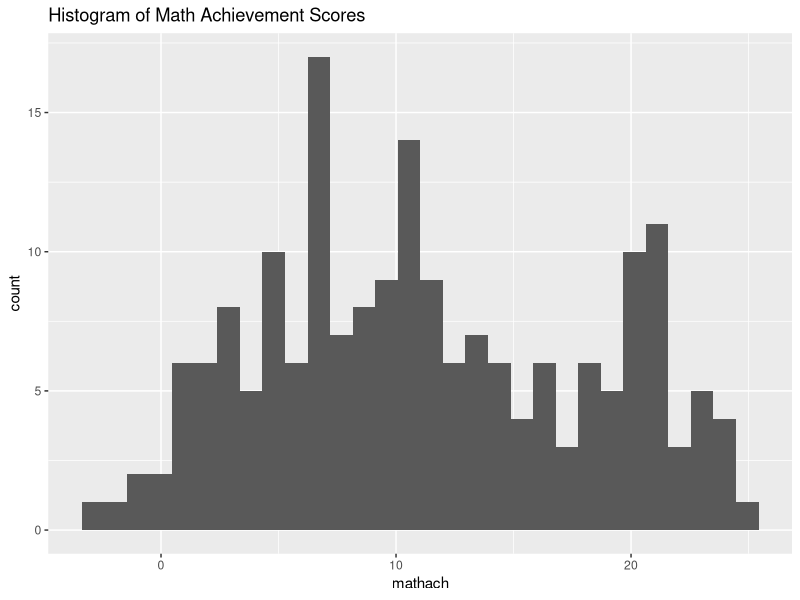
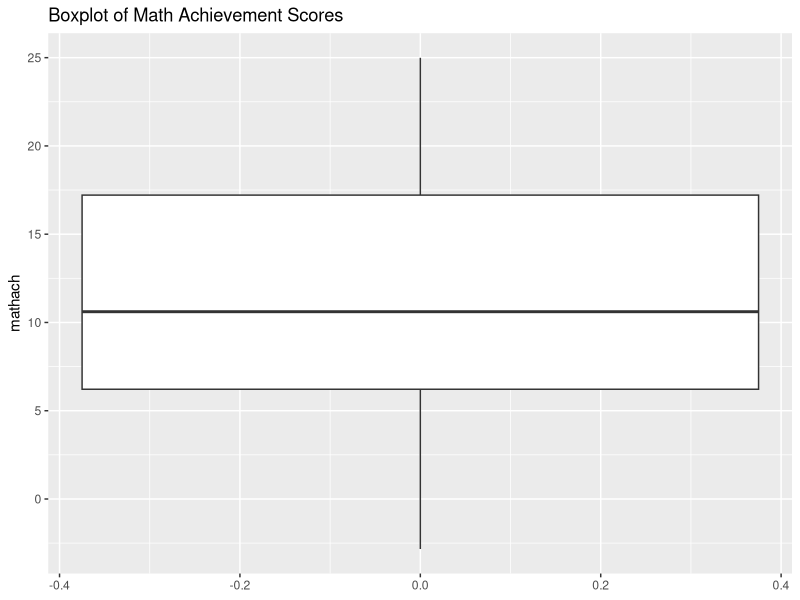
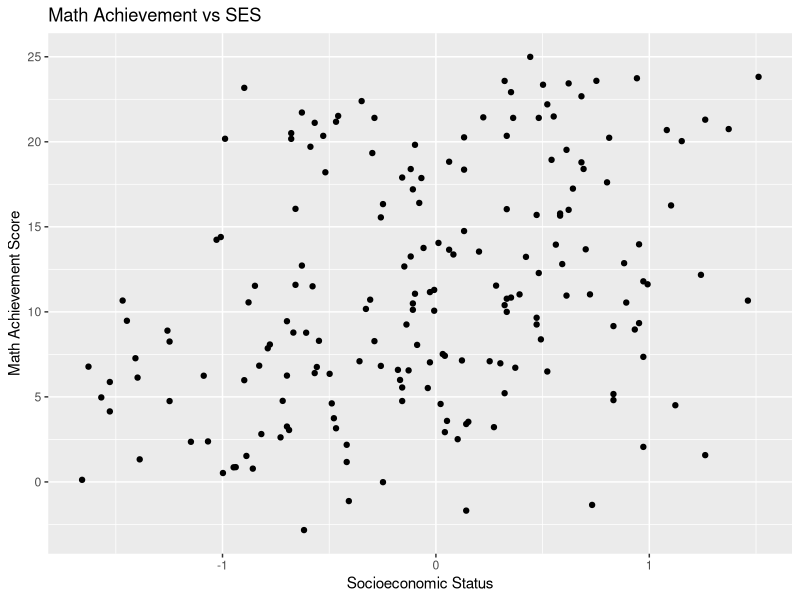
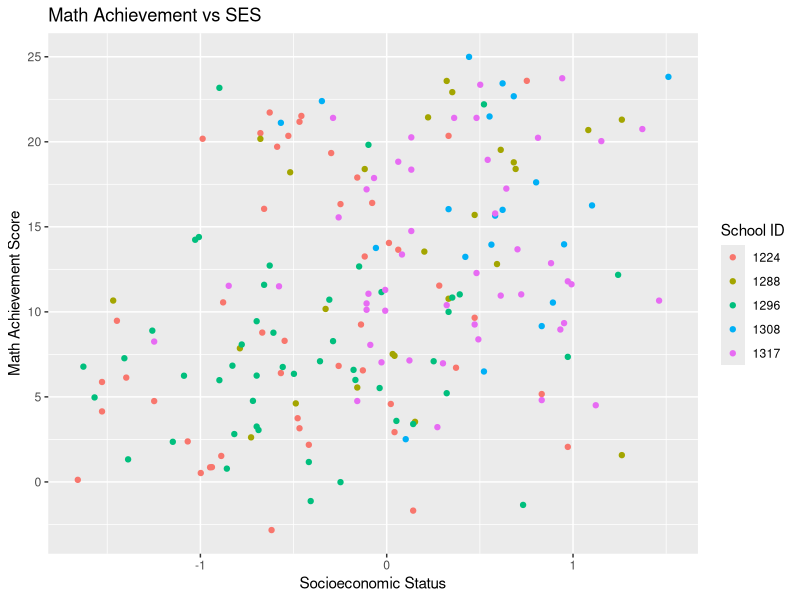
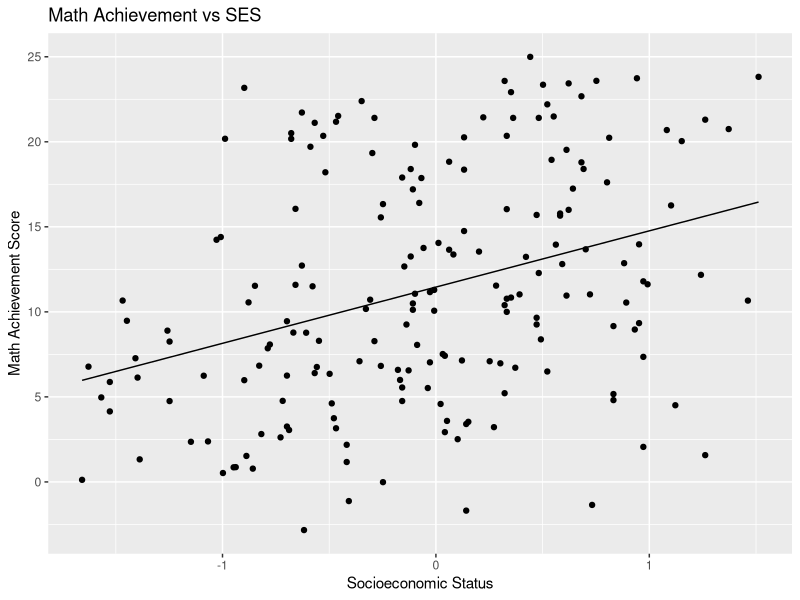
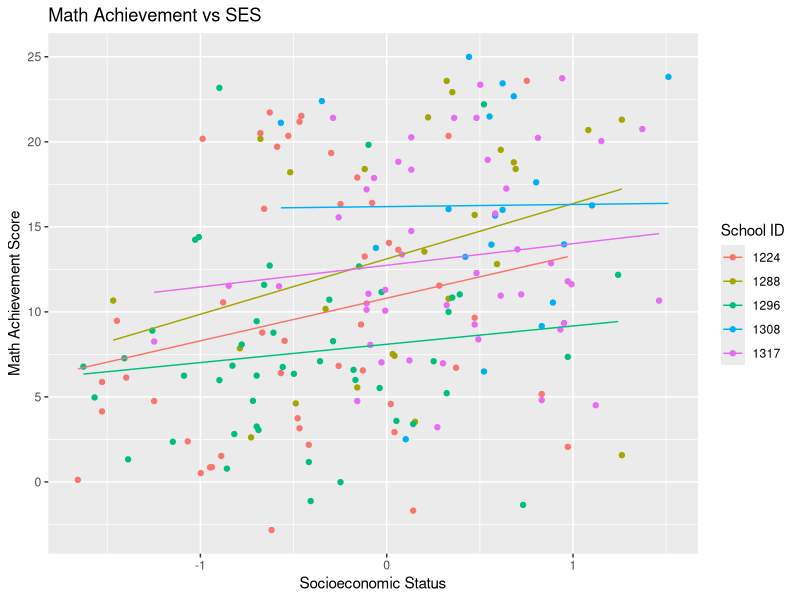

Reproduce these figures in R, in order.
# Linear Regression Review
# Chapter 1 Exercise
# High-school-and-beyond data
setwd("~/WORKING_DIRECTORIES/learning/multilevel_modeling")
library(foreign)
library(ggplot2)
library(dplyr)
library(lmtest)
hsb <- read.dta("dta_files/hsb.dta")
#-----------------------------------------------------------------------------------
# (1) Keep desired variables and desired schools
hsb <- select(hsb,schoolid,mathach,ses,minority)
hsb <- subset(hsb,schoolid %in% c(1224,1288,1296,1308,1317))
#-----------------------------------------------------------------------------------
# (2) Obtain summary statistics of variables, also by school
# Convert categorical variables to factors
hsb$schoolid <- factor(hsb$schoolid)
hsb$minority <- factor(hsb$minority)
levels(hsb$minority) <- c("white","nonwhite")
# Overall summary statistics
summary(hsb)
# Summary statistics by school
summary(subset(hsb,schoolid==1224))
summary(subset(hsb,schoolid==1288))
summary(subset(hsb,schoolid==1296))
summary(subset(hsb,schoolid==1308))
summary(subset(hsb,schoolid==1317))
#-----------------------------------------------------------------------------------
# (3) Create a histogram and boxplot of math achievement score
plot01 <- ggplot(hsb, aes(x = mathach)) +
  geom_histogram() +
  ggtitle("Histogram of Math Achievement Scores")
plot01

plot02 <- ggplot(hsb, aes(y = mathach)) +
  geom_boxplot() +
  ggtitle("Boxplot of Math Achievement Scores")
plot02
#-----------------------------------------------------------------------------------
# (4) Create a scatterplot of mathach versus ses, also by school
plot03 <- ggplot(hsb, aes(y = mathach, x = ses)) +
  geom_point() +
  ylab("Math Achievement Score") +
  xlab("Socioeconomic Status") +
  ggtitle("Math Achievement vs SES")
plot03
# By school
plot04 <- ggplot(hsb, aes(y = mathach, x = ses, color = schoolid)) +
  geom_point() +
  ylab("Math Achievement Score") +
  xlab("Socioeconomic Status") +
  ggtitle("Math Achievement vs SES") + 
  scale_color_discrete(name = "School ID")
plot04
#-----------------------------------------------------------------------------------
# (5) Treat Math Achievement as the response and SES as the explanatory
#     variable. Fit a simple linear regression model
model01 <- lm(data = hsb, formula = mathach ~ ses)
summary(model01)
# Call:
# lm(formula = mathach ~ ses, data = hsb)
# 
# Residuals:
#      Min       1Q   Median       3Q      Max 
# -15.2302  -5.0832  -0.6861   5.1117  14.6851 
# 
# Coefficients:
#             Estimate Std. Error t value Pr(>|t|)    
# (Intercept)  11.4565     0.4734  24.200  < 2e-16 ***
# ses           3.3070     0.6602   5.009 1.27e-06 ***
# ---
# Signif. codes:  0 ‘***’ 0.001 ‘**’ 0.01 ‘*’ 0.05 ‘.’ 0.1 ‘ ’ 1
# 
# Residual standard error: 6.471 on 186 degrees of freedom
# Multiple R-squared:  0.1189,	Adjusted R-squared:  0.1141 
# F-statistic: 25.09 on 1 and 186 DF,  p-value: 1.267e-06
#-----------------------------------------------------------------------------------
# (6) Save the fitted values of the linear regression
hsb$yhat <- model01$fitted.values
# By school
model01a <- lm(data = subset(hsb,schoolid == 1224), formula = mathach ~ ses)
model01b <- lm(data = subset(hsb,schoolid == 1288), formula = mathach ~ ses)
model01c <- lm(data = subset(hsb,schoolid == 1296), formula = mathach ~ ses)
model01d <- lm(data = subset(hsb,schoolid == 1308), formula = mathach ~ ses)
model01e <- lm(data = subset(hsb,schoolid == 1317), formula = mathach ~ ses)
fit1 <- model01a$fitted.values
fit2 <- model01b$fitted.values
fit3 <- model01c$fitted.values
fit4 <- model01d$fitted.values
fit5 <- model01e$fitted.values
hsb$yhat1 <- c(fit1,fit2,fit3,fit4,fit5)
#-----------------------------------------------------------------------------------
# (7) Fit the same scatterplots, but now with the regression line
plot03 + geom_line(data = hsb, aes(y = yhat, x = ses))
# By school
plot04 + geom_line(data = hsb, aes(y = yhat1, x = ses, color = schoolid))
#-----------------------------------------------------------------------------------
# (8) Extend the regression model by including dummy variabels for the schools
#     Note that school 1224 will be the reference group
#
#     Without factor variables (create dummies)
hsb$S1288 <- hsb$schoolid==1288
hsb$S1296 <- hsb$schoolid==1296
hsb$S1308 <- hsb$schoolid==1308
hsb$S1317 <- hsb$schoolid==1317
model02 <- lm(data = hsb, formula = mathach ~ ses + S1288 + S1296 + S1308 + S1317)
summary(model02)
# Call:
# lm(formula = mathach ~ ses + S1288 + S1296 + S1308 + S1317, data = hsb)
# 
# Residuals:
#      Min       1Q   Median       3Q      Max 
# -13.9759  -4.1968  -0.7519   5.2209  16.3813 
# 
# Coefficients:
#             Estimate Std. Error t value Pr(>|t|)    
# (Intercept)  10.4925     0.9676  10.844  < 2e-16 ***
# ses           1.7890     0.7594   2.356  0.01955 *  
# S1288TRUE     2.8007     1.6004   1.750  0.08180 .  
# S1296TRUE    -2.0954     1.2797  -1.637  0.10328    
# S1308TRUE     4.8184     1.8183   2.650  0.00876 ** 
# S1317TRUE     2.0674     1.4101   1.466  0.14433    
# ---
# Signif. codes:  0 ‘***’ 0.001 ‘**’ 0.01 ‘*’ 0.05 ‘.’ 0.1 ‘ ’ 1
# 
# Residual standard error: 6.236 on 182 degrees of freedom
# Multiple R-squared:  0.1992,	Adjusted R-squared:  0.1772 
# F-statistic: 9.054 on 5 and 182 DF,  p-value: 1.051e-07
#
# With factor variables (easier option)
model03 <- lm(data = hsb, formula = mathach ~ ses + factor(schoolid))
summary(model03)
# Call:
# lm(formula = mathach ~ ses + factor(schoolid), data = hsb)
# 
# Residuals:
#      Min       1Q   Median       3Q      Max 
# -13.9759  -4.1968  -0.7519   5.2209  16.3813 
# 
# Coefficients:
#             Estimate Std. Error t value Pr(>|t|)    
# (Intercept)           10.4925     0.9676  10.844  < 2e-16 ***
# ses                    1.7890     0.7594   2.356  0.01955 *  
# factor(schoolid)1288   2.8007     1.6004   1.750  0.08180 .  
# factor(schoolid)1296  -2.0954     1.2797  -1.637  0.10328    
# factor(schoolid)1308   4.8184     1.8183   2.650  0.00876 ** 
# factor(schoolid)1317   2.0674     1.4101   1.466  0.14433    
# ---
# Signif. codes:  0 ‘***’ 0.001 ‘**’ 0.01 ‘*’ 0.05 ‘.’ 0.1 ‘ ’ 1
# 
# Residual standard error: 6.236 on 182 degrees of freedom
# Multiple R-squared:  0.1992,	Adjusted R-squared:  0.1772 
# F-statistic: 9.054 on 5 and 182 DF,  p-value: 1.051e-07
#
# Test the null hypothesis that all four dummy variables are zero
# Using a Likelihood Ratio Test (lmtest package)
lrtest(model01,model03)
# Likelihood ratio test
# 
# Model 1: mathach ~ ses
# Model 2: mathach ~ ses + factor(schoolid)
#   #Df  LogLik Df  Chisq Pr(>Chisq)   
# 1   3 -616.81                        
# 2   7 -607.82  4 17.974   0.001249 **
#   ---
# Signif. codes:  0 ‘***’ 0.001 ‘**’ 0.01 ‘*’ 0.05 ‘.’ 0.1 ‘ ’ 1
#-----------------------------------------------------------------------------------
# (9) Add interactions between the school dummies and SES
model04 <- lm(data = hsb, formula = mathach ~ ses*S1288 + ses*S1296 + 
                ses*S1308 + ses*S1317)
summary(model04)
# Call:
# lm(formula = mathach ~ ses * S1288 + ses * S1296 + ses * S1308 + 
#      ses * S1317, data = hsb)
# 
# Residuals:
#      Min       1Q   Median       3Q      Max 
# -15.6483  -4.4246  -0.8679   4.6355  16.0444 
# 
# Coefficients:
#             Estimate Std. Error t value Pr(>|t|)    
# (Intercept)    10.8051     1.1181   9.664   <2e-16 ***
# ses             2.5086     1.4761   1.700   0.0910 .  
# S1288TRUE       2.3098     1.6976   1.361   0.1753    
# S1296TRUE      -2.7114     1.5603  -1.738   0.0840 .  
# S1308TRUE       5.3838     2.3949   2.248   0.0258 *  
# S1317TRUE       1.9326     1.5477   1.249   0.2134    
# ses:S1288TRUE   0.7469     2.4181   0.309   0.7578    
# ses:S1296TRUE  -1.4326     2.0452  -0.700   0.4845    
# ses:S1308TRUE  -2.3826     3.3458  -0.712   0.4773    
# ses:S1317TRUE  -1.2347     2.2116  -0.558   0.5774    
# ---
# Signif. codes:  0 ‘***’ 0.001 ‘**’ 0.01 ‘*’ 0.05 ‘.’ 0.1 ‘ ’ 1
# 
# Residual standard error: 6.28 on 178 degrees of freedom
# Multiple R-squared:  0.2058,	Adjusted R-squared:  0.1657 
# F-statistic: 5.125 on 9 and 178 DF,  p-value: 3.569e-06